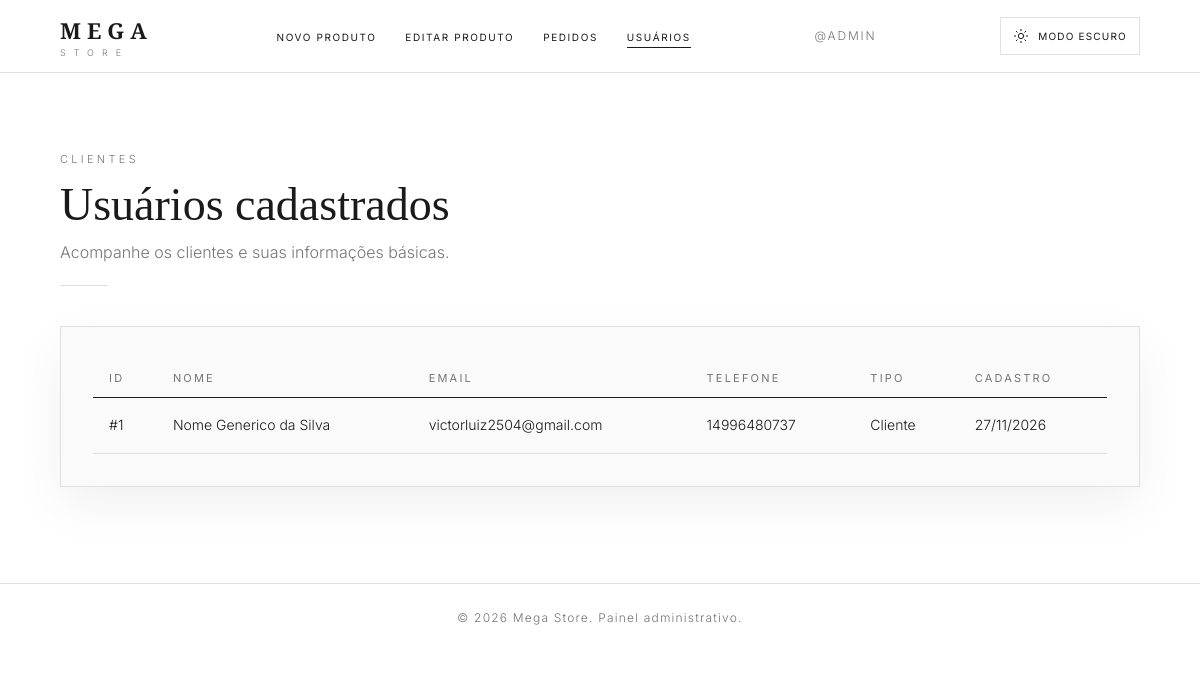
The app's page /admin/usuarios.php, older data.
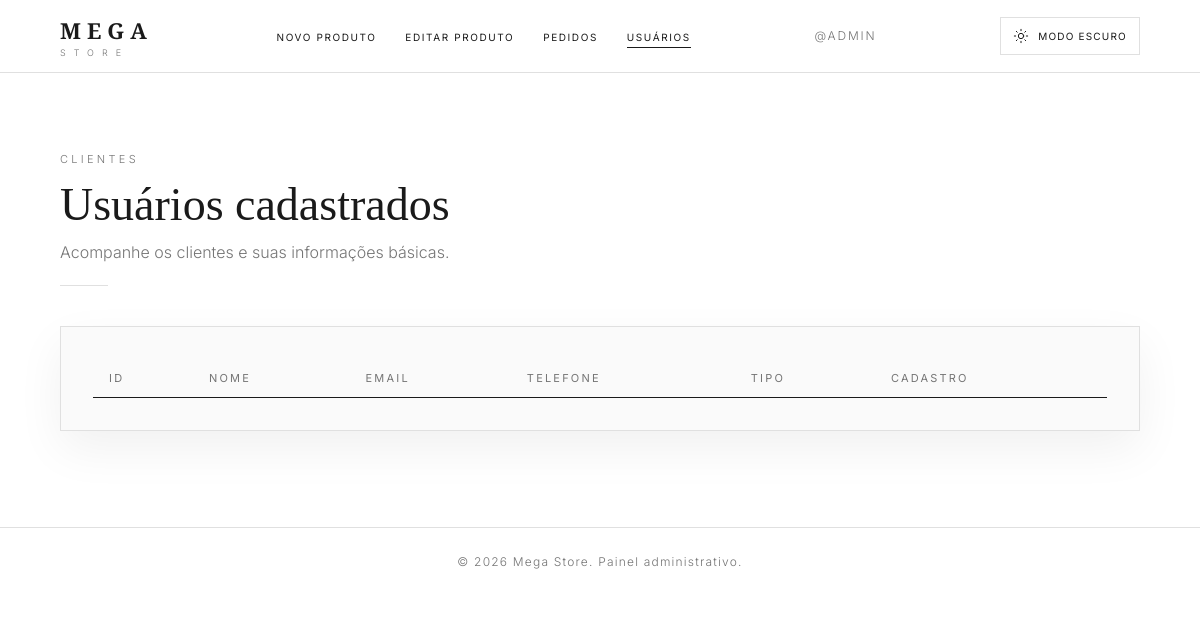
The same page, newer data.
### tables this page shows
CREATE TABLE `tb_usuario` (
  `id_usuario` int(11) NOT NULL,
  `nome_usuario` varchar(255) NOT NULL,
  `email` varchar(255) NOT NULL,
  `senha` varchar(255) NOT NULL,
  `cpf` varchar(14) DEFAULT NULL,
  `numero` varchar(11) DEFAULT NULL,
  `tipo` tinyint(1) NOT NULL,
  `data_cadastro` date NOT NULL,
  `modo_tela` tinyint(1) NOT NULL
);

### admin/usuarios.php (the view, shortened to what this page needs)
<?php
include "../geral/conexao.php";
$usuariosSql = mysqli_query($con, "SELECT id_usuario, nome_usuario, email, numero, tipo, data_cadastro FROM tb_usuario ORDER BY id_usuario DESC");
$usuarios = mysqli_fetch_all($usuariosSql, MYSQLI_ASSOC);
?>
<!DOCTYPE html>
<html lang="pt-BR">
<head>
    <link rel="stylesheet" href="admin.css">
</head>
<body>
    <header class="header">
        <div class="header__inner">
            <a href="../home/Tl_principal.html" class="logo"><b>MEGA</b><span>STORE</span></a>
            <ul class="nav">
                <li><a href="cadastro_produto.php">Novo Produto</a></li>
                <li><a href="editar_produto.php">Editar Produto</a></li>
                <li><a href="gerenciar_pedidos.php">Pedidos</a></li>
                <li><a href="usuarios.php" class="on">Usuários</a></li>
            </ul>
            <span class="user">@ADMIN</span>
            <button class="theme-toggle" type="button" data-theme-toggle aria-label="Ativar modo escuro" aria-pressed="false">
                <svg viewBox="0 0 24 24" aria-hidden="true"><circle cx="12" cy="12" r="4"></circle><path d="M12 2v2m0 16v2M4.93 4.93l1.42 1.42m11.3 11.3 1.42 1.42M2 12h2m16 0h2M4.93 19.07l1.42-1.42m11.3-11.3 1.42-1.42"></path></svg>
                <span data-theme-label>Modo escuro</span>
            </button>
        </div>
    </header>
    <main class="page">
        <span class="label">Clientes</span>
        <h1>Usuários cadastrados</h1>
        <p class="sub">Acompanhe os clientes e suas informações básicas.</p>
        <div class="divider"></div>
        <div class="card">
            <div class="tw">
                <table>
                    <thead>
                        <tr>
                            <th>ID</th>
                            <th>Nome</th>
                            <th>Email</th>
                            <th>Telefone</th>
                            <th>Tipo</th>
                            <th>Cadastro</th>
                        </tr>
                    </thead>
                    <tbody>
                        <?php foreach ($usuarios as $usuario): ?>
                            <tr>
                                <td>#<?= (int) $usuario['id_usuario'] ?></td>
                                <td><?= htmlspecialchars($usuario['nome_usuario']) ?></td>
                                <td><?= htmlspecialchars($usuario['email']) ?></td>
                                <td><?= htmlspecialchars($usuario['numero']) ?></td>
                                <td><?= $usuario['tipo'] == 1 ? 'Admin' : 'Cliente' ?></td>
                                <td><?= date('d/m/Y', strtotime($usuario['data_cadastro'])) ?></td>
                            </tr>
                        <?php endforeach; ?>
                    </tbody>
                </table>
            </div>
        </div>
    </main>
    <div class="foot">&copy; 2026 Mega Store. Painel administrativo.</div>
</body>
</html>

Row changes from the older to the newer data that the page shows:
removed tb_usuario: id_usuario "1", nome_usuario "Nome Generico da Silva", email "victorluiz2504@gmail.com", numero "14996480737", tipo "Cliente", data_cadastro "27/11/2026"
